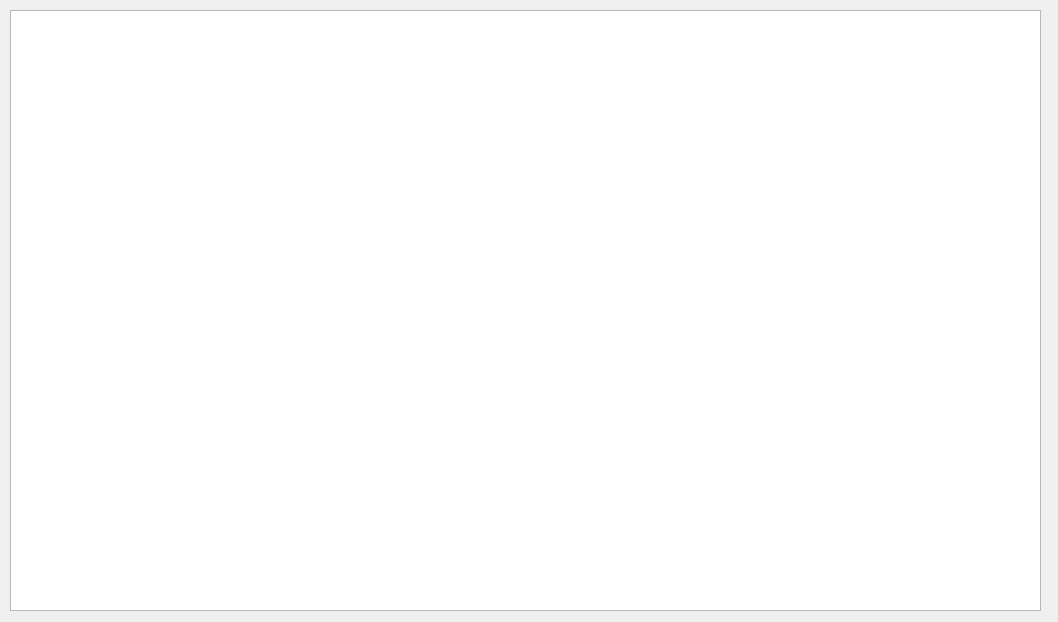
<?xml version="1.0" encoding="UTF-8"?>
<ui version="4.0">
 <class>Form</class>
 <widget class="QWidget" name="Form">
  <property name="geometry">
   <rect>
    <x>0</x>
    <y>0</y>
    <width>1058</width>
    <height>622</height>
   </rect>
  </property>
  <property name="windowTitle">
   <string>Imported Data Preview</string>
  </property>
  <widget class="QTableView" name="tableView">
   <property name="geometry">
    <rect>
     <x>10</x>
     <y>10</y>
     <width>1031</width>
     <height>601</height>
    </rect>
   </property>
  </widget>
 </widget>
 <resources/>
 <connections/>
</ui>
